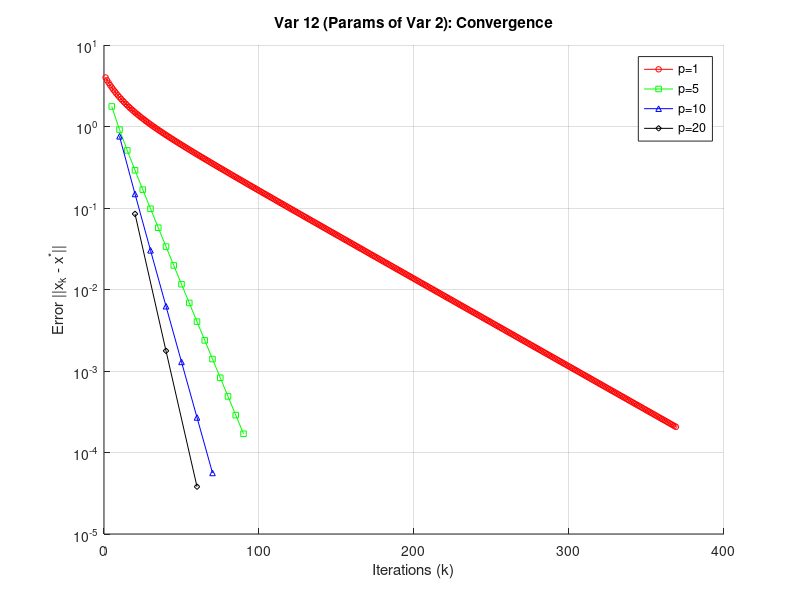

Here is the MATLAB script that generated this plot:
function lab3_var12
    clc; close all;

    % ДАННЫЕ ВАРИАНТА 2 (так как 12 отсутствует)
    nx = 4;
    ny = 4;

    eps_val = exp(-10);

    A = gallery('wathen', nx, ny);
    n = size(A, 1);

    fprintf('=== ВАРИАНТ 12 (на основе Вар. 2: nx=%d, ny=%d) ===\n', nx, ny);

    opts.tol = 1e-6;
    % ИСПРАВЛЕНИЕ:
    M = eigs(A, 1, 'LM', opts);
    m = eigs(A, 1, 'SM', opts);

    M = abs(M(1));
    m = abs(m(1));

    condA = M / m;

    nu_iter_theor = (M - m) / (M + m);
    nu_rich_theor = (sqrt(condA) - 1) / (sqrt(condA) + 1);

    x_true = rand(n, 1);
    b = A * x_true;
    x0_start = zeros(n, 1);

    fprintf('\n%-10s | %-10s | %-10s | %-5s | %-8s | %-10s\n', ...
        'cond(A)', 'nu_iter', 'nu_rich', 'p', 'k (iter)', 'nu (fact)');
    fprintf('%s\n', repmat('-', 1, 70));

    pp = [1, 5, 10, 20];

    figure(1); hold on; grid on;
    colors = ['r', 'g', 'b', 'k'];
    styles = {'-o', '-s', '-^', '-d'};

    for idx = 1:length(pp)
        p = pp(idx);

        alpha = zeros(1, p);
        for i = 0:p-1
            root_cheb = (M + m)/2 + ((M - m)/2) * cos((2*i + 1)*pi / (2*p));
            alpha(i+1) = 1 / root_cheb;
        end

        x = x0_start;
        k = 0;
        err_history = [];
        initial_err = norm(x - x_true);

        while true
            for j = 1:p
                r = A*x - b;
                x = x - alpha(j) * r;
            end
            k = k + p;

            curr_err = norm(x - x_true);
            err_history(end+1) = curr_err;

            if curr_err <= eps_val * initial_err
                break;
            end

            if k > 50000, fprintf(' No conv p=%d ', p); break; end
        end

        nu_fact = (curr_err / initial_err)^(1/k);

        if idx == 1
            fprintf('%-10.2e | %-10.4f | %-10.4f | %-5d | %-8d | %-10.4f\n', ...
                condA, nu_iter_theor, nu_rich_theor, p, k, nu_fact);
        else
            fprintf('%-10s | %-10s | %-10s | %-5d | %-8d | %-10.4f\n', ...
                '', '', '', p, k, nu_fact);
        end

        iter_axis = p:p:k;
        semilogy(iter_axis, err_history, [styles{idx} colors(idx)], ...
            'DisplayName', sprintf('p=%d', p), 'MarkerSize', 4);
    end

    xlabel('Iterations (k)');
    ylabel('Error ||x_k - x^*||');
    title(sprintf('Var 12 (Params of Var 2): Convergence'));
    legend('show');
end
